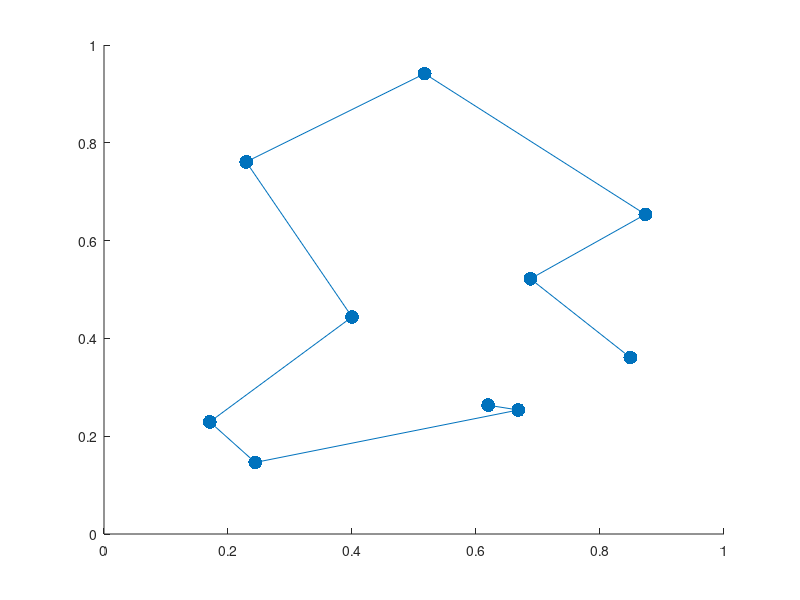

Recreate this plot in MATLAB. (Note: this script raises an error after producing the figure.)
%% Section 4.1
%Classifying animals
clear all;clc;close all
load animals.dat

nodes = 100;
attributes = 84;
eta = 0.2;
props = reshape(animals,attributes,length(animals)/attributes)';
weights = double(rand(nodes,attributes)>0.5);
dist_list = zeros(100,32);
for epoch = 1:20
    for animal = 1:32
        diff = repmat(props(animal,:),[nodes,1])-weights;
        dist = sqrt(sum((diff).^2,2));
        [bestDist, bestInd] = min(dist);
        neib_size = (50-round(2.5*epoch));
        idx=[max(1,bestInd-neib_size):min(100,bestInd+neib_size)]';
        weights(idx,:) = weights(idx,:) + eta*(diff(idx,:));
        dist_list(:,animal) = dist;
        %plot(dist_list(:,[2,11,18]))
        %pause(0.1)
    end
end

animalNames = textread('animalnames.txt','%s', 'delimiter','\n','whitespace','');
animalNames = regexprep(animalNames,'[''\t]','');
order = [];
for animal = 1:32
    testdiff = repmat(props(animal,:),[nodes,1])-weights;
    testdist = sqrt(sum((testdiff).^2,2));
    [bestDist,idx] = min(testdist);
    order = [order;idx];
end
[index, anim_order] = sort(order,'descend');
animalNames(anim_order)

%% Section 4.2
%Travelling Salesman Problem
clear all;clc;close all
load cities.dat

nodes = 10;
attributes = 2;
eta = 0.2;
props=cities;
weights = double(rand(nodes,attributes)>0.5);
dist_list = zeros(nodes,10);
MAX_EPOCHS = 20;
for epoch = 1:MAX_EPOCHS
    for city = 1:10
        diff = repmat(props(city,:),[nodes,1])-weights;
        dist = sqrt(sum((diff).^2,2));
        [bestDist, bestInd] = min(dist);
        neib_size = (3-round(((3/MAX_EPOCHS)*epoch)^2));
        idx=(bestInd-neib_size:bestInd+neib_size)';
        idx = mod(10+idx-1,10)+1;
        weights(idx,:) = weights(idx,:) + eta*(diff(idx,:));
        dist_list(:,city) = dist;
    end
end


order = [];
for city = 1:10
    testdiff = repmat(props(city,:),[nodes,1])-weights;
    testdist = sqrt(sum((testdiff).^2,2));
    [bestDist,idx] = min(testdist);
    order = [order;idx];
end
[index, city_order] = sort(order,'ascend');
new_cities=cities(city_order,:);

hold on
scatter(cities(:,1),cities(:,2),100,'fill','blue')
line(new_cities(:,1),new_cities(:,2))
scatter(weights(:,1),weights(:,2),'d','red','fill')

%% Section 4.3
%Analysing voter behaviour
clear all;clc;close all
load votes.dat
load mpsex.dat
load mpparty.dat
load mpdistrict.dat

num_voters = 349;
nodes = 100;
map = [10 10];
attributes = 31;
eta = 0.2;
props = reshape(votes,attributes,length(votes)/attributes)';
%weights = double(rand(nodes,attributes)>0.5);
weights = double(rand(nodes,attributes)>0.5);
dist_list = zeros(nodes,num_voters);
MAX_EPOCHS = 20;
for epoch = 1:MAX_EPOCHS
    for voter = 1:num_voters
        diff = repmat(props(voter,:),[nodes,1])-weights;
        dist = sqrt(sum((diff).^2,2));
        [bestDist, bestInd] = min(dist);
        neib_size = floor((round(nodes/2)-round((nodes/2)*epoch/MAX_EPOCHS))/10);
        %idx=(max(1,bestInd-neib_size):min(nodes,bestInd+neib_size))';
        idx = getNeighbourIndices(bestInd,map,neib_size);
        weights(idx,:) = weights(idx,:) + eta*(diff(idx,:));
        dist_list(:,voter) = dist;
        %plot(dist_list(:,[2,11,18]))
        %pause(0.1)
    end
end


order = [];
for voter = 1:num_voters
    testdiff = repmat(props(voter,:),[nodes,1])-weights;
    testdist = sqrt(sum((testdiff).^2,2));
    [bestDist,idx] = min(testdist);
    order = [order;idx];
end
[index, voter_order] = sort(order,'ascend');
voter_party=mpparty(voter_order,:);
voter_gender=mpsex(voter_order,:);
voter_district=mpdistrict(voter_order,:);
plot(voter_party)
